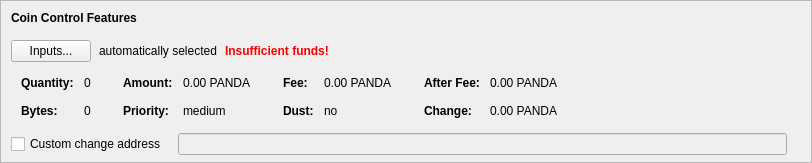
    <widget class="QFrame" name="frameCoinControl">
     <property name="sizePolicy">
      <sizepolicy hsizetype="Expanding" vsizetype="Expanding">
       <horstretch>0</horstretch>
       <verstretch>0</verstretch>
      </sizepolicy>
     </property>
     <property name="maximumSize">
      <size>
       <width>16777215</width>
       <height>16777215</height>
      </size>
     </property>
     <property name="frameShape">
      <enum>QFrame::StyledPanel</enum>
     </property>
     <property name="frameShadow">
      <enum>QFrame::Sunken</enum>
     </property>
     <layout class="QVBoxLayout" name="verticalLayoutCoinControl2">
      <property name="spacing">
       <number>0</number>
      </property>
      <property name="leftMargin">
       <number>0</number>
      </property>
      <property name="topMargin">
       <number>0</number>
      </property>
      <property name="rightMargin">
       <number>0</number>
      </property>
      <property name="bottomMargin">
       <number>6</number>
      </property>
      <item>
       <layout class="QVBoxLayout" name="verticalLayoutCoinControl" stretch="0,0,0,0,1">
        <property name="spacing">
         <number>0</number>
        </property>
        <property name="leftMargin">
         <number>10</number>
        </property>
        <property name="topMargin">
         <number>10</number>
        </property>
        <item>
         <layout class="QHBoxLayout" name="horizontalLayoutCoinControl1">
          <property name="bottomMargin">
           <number>15</number>
          </property>
          <item>
           <widget class="QLabel" name="labelCoinControlFeatures">
            <property name="sizePolicy">
             <sizepolicy hsizetype="Preferred" vsizetype="Maximum">
              <horstretch>0</horstretch>
              <verstretch>0</verstretch>
             </sizepolicy>
            </property>
            <property name="font">
             <font>
              <weight>75</weight>
              <bold>true</bold>
             </font>
            </property>
            <property name="styleSheet">
             <string notr="true">font-weight:bold;</string>
            </property>
            <property name="text">
             <string>Coin Control Features</string>
            </property>
           </widget>
          </item>
         </layout>
        </item>
        <item>
         <layout class="QHBoxLayout" name="horizontalLayoutCoinControl2" stretch="0,0,0,0">
          <property name="spacing">
           <number>8</number>
          </property>
          <property name="bottomMargin">
           <number>10</number>
          </property>
          <item>
           <widget class="QPushButton" name="pushButtonCoinControl">
            <property name="styleSheet">
             <string notr="true"/>
            </property>
            <property name="text">
             <string>Inputs...</string>
            </property>
            <property name="autoDefault">
             <bool>false</bool>
            </property>
           </widget>
          </item>
          <item>
           <widget class="QLabel" name="labelCoinControlAutomaticallySelected">
            <property name="text">
             <string>automatically selected</string>
            </property>
            <property name="margin">
             <number>5</number>
            </property>
           </widget>
          </item>
          <item>
           <widget class="QLabel" name="labelCoinControlInsuffFunds">
            <property name="font">
             <font>
              <weight>75</weight>
              <bold>true</bold>
             </font>
            </property>
            <property name="styleSheet">
             <string notr="true">color:red;font-weight:bold;</string>
            </property>
            <property name="text">
             <string>Insufficient funds!</string>
            </property>
            <property name="margin">
             <number>5</number>
            </property>
           </widget>
          </item>
          <item>
           <spacer name="horizontalSpacerCoinControl">
            <property name="orientation">
             <enum>Qt::Horizontal</enum>
            </property>
            <property name="sizeHint" stdset="0">
             <size>
              <width>40</width>
              <height>1</height>
             </size>
            </property>
           </spacer>
          </item>
         </layout>
        </item>
        <item>
         <widget class="QWidget" name="widgetCoinControl" native="true">
          <property name="sizePolicy">
           <sizepolicy hsizetype="Preferred" vsizetype="Preferred">
            <horstretch>0</horstretch>
            <verstretch>0</verstretch>
           </sizepolicy>
          </property>
          <property name="minimumSize">
           <size>
            <width>0</width>
            <height>0</height>
           </size>
          </property>
          <property name="styleSheet">
           <string notr="true"/>
          </property>
          <layout class="QHBoxLayout" name="horizontalLayoutCoinControl5">
           <property name="leftMargin">
            <number>0</number>
           </property>
           <property name="topMargin">
            <number>0</number>
           </property>
           <property name="rightMargin">
            <number>0</number>
           </property>
           <property name="bottomMargin">
            <number>0</number>
           </property>
           <item>
            <layout class="QHBoxLayout" name="horizontalLayoutCoinControl3" stretch="0,0,0,1">
             <property name="spacing">
              <number>20</number>
             </property>
             <property name="topMargin">
              <number>0</number>
             </property>
             <property name="bottomMargin">
              <number>10</number>
             </property>
             <item>
              <layout class="QFormLayout" name="formLayoutCoinControl1">
               <property name="horizontalSpacing">
                <number>10</number>
               </property>
               <property name="verticalSpacing">
                <number>14</number>
               </property>
               <property name="leftMargin">
                <number>10</number>
               </property>
               <property name="topMargin">
                <number>4</number>
               </property>
               <property name="rightMargin">
                <number>6</number>
               </property>
               <item row="0" column="0">
                <widget class="QLabel" name="labelCoinControlQuantityText">
                 <property name="font">
                  <font>
                   <weight>75</weight>
                   <bold>true</bold>
                  </font>
                 </property>
                 <property name="text">
                  <string>Quantity:</string>
                 </property>
                 <property name="margin">
                  <number>0</number>
                 </property>
                </widget>
               </item>
               <item row="0" column="1">
                <widget class="QLabel" name="labelCoinControlQuantity">
                 <property name="cursor">
                  <cursorShape>IBeamCursor</cursorShape>
                 </property>
                 <property name="contextMenuPolicy">
                  <enum>Qt::ActionsContextMenu</enum>
                 </property>
                 <property name="text">
                  <string notr="true">0</string>
                 </property>
                 <property name="margin">
                  <number>0</number>
                 </property>
                 <property name="textInteractionFlags">
                  <set>Qt::LinksAccessibleByMouse|Qt::TextSelectableByKeyboard|Qt::TextSelectableByMouse</set>
                 </property>
                </widget>
               </item>
               <item row="1" column="0">
                <widget class="QLabel" name="labelCoinControlBytesText">
                 <property name="font">
                  <font>
                   <weight>75</weight>
                   <bold>true</bold>
                  </font>
                 </property>
                 <property name="text">
                  <string>Bytes:</string>
                 </property>
                </widget>
               </item>
               <item row="1" column="1">
                <widget class="QLabel" name="labelCoinControlBytes">
                 <property name="cursor">
                  <cursorShape>IBeamCursor</cursorShape>
                 </property>
                 <property name="contextMenuPolicy">
                  <enum>Qt::ActionsContextMenu</enum>
                 </property>
                 <property name="text">
                  <string notr="true">0</string>
                 </property>
                 <property name="textInteractionFlags">
                  <set>Qt::LinksAccessibleByMouse|Qt::TextSelectableByKeyboard|Qt::TextSelectableByMouse</set>
                 </property>
                </widget>
               </item>
              </layout>
             </item>
             <item>
              <layout class="QFormLayout" name="formLayoutCoinControl2">
               <property name="horizontalSpacing">
                <number>10</number>
               </property>
               <property name="verticalSpacing">
                <number>14</number>
               </property>
               <property name="leftMargin">
                <number>6</number>
               </property>
               <property name="topMargin">
                <number>4</number>
               </property>
               <property name="rightMargin">
                <number>6</number>
               </property>
               <item row="0" column="0">
                <widget class="QLabel" name="labelCoinControlAmountText">
                 <property name="font">
                  <font>
                   <weight>75</weight>
                   <bold>true</bold>
                  </font>
                 </property>
                 <property name="text">
                  <string>Amount:</string>
                 </property>
                 <property name="margin">
                  <number>0</number>
                 </property>
                </widget>
               </item>
               <item row="0" column="1">
                <widget class="QLabel" name="labelCoinControlAmount">
                 <property name="cursor">
                  <cursorShape>IBeamCursor</cursorShape>
                 </property>
                 <property name="contextMenuPolicy">
                  <enum>Qt::ActionsContextMenu</enum>
                 </property>
                 <property name="text">
                  <string notr="true">0.00 PANDA</string>
                 </property>
                 <property name="textInteractionFlags">
                  <set>Qt::LinksAccessibleByMouse|Qt::TextSelectableByKeyboard|Qt::TextSelectableByMouse</set>
                 </property>
                </widget>
               </item>
               <item row="1" column="0">
                <widget class="QLabel" name="labelCoinControlPriorityText">
                 <property name="font">
                  <font>
                   <weight>75</weight>
                   <bold>true</bold>
                  </font>
                 </property>
                 <property name="text">
                  <string>Priority:</string>
                 </property>
                </widget>
               </item>
               <item row="1" column="1">
                <widget class="QLabel" name="labelCoinControlPriority">
                 <property name="cursor">
                  <cursorShape>IBeamCursor</cursorShape>
                 </property>
                 <property name="contextMenuPolicy">
                  <enum>Qt::ActionsContextMenu</enum>
                 </property>
                 <property name="text">
                  <string>medium</string>
                 </property>
                 <property name="textInteractionFlags">
                  <set>Qt::LinksAccessibleByMouse|Qt::TextSelectableByKeyboard|Qt::TextSelectableByMouse</set>
                 </property>
                </widget>
               </item>
              </layout>
             </item>
             <item>
              <layout class="QFormLayout" name="formLayoutCoinControl3">
               <property name="horizontalSpacing">
                <number>10</number>
               </property>
               <property name="verticalSpacing">
                <number>14</number>
               </property>
               <property name="leftMargin">
                <number>6</number>
               </property>
               <property name="topMargin">
                <number>4</number>
               </property>
               <property name="rightMargin">
                <number>6</number>
               </property>
               <item row="0" column="0">
                <widget class="QLabel" name="labelCoinControlFeeText">
                 <property name="font">
                  <font>
                   <weight>75</weight>
                   <bold>true</bold>
                  </font>
                 </property>
                 <property name="text">
                  <string>Fee:</string>
                 </property>
                 <property name="margin">
                  <number>0</number>
                 </property>
                </widget>
               </item>
               <item row="0" column="1">
                <widget class="QLabel" name="labelCoinControlFee">
                 <property name="cursor">
                  <cursorShape>IBeamCursor</cursorShape>
                 </property>
                 <property name="contextMenuPolicy">
                  <enum>Qt::ActionsContextMenu</enum>
                 </property>
                 <property name="text">
                  <string notr="true">0.00 PANDA</string>
                 </property>
                 <property name="textInteractionFlags">
                  <set>Qt::LinksAccessibleByMouse|Qt::TextSelectableByKeyboard|Qt::TextSelectableByMouse</set>
                 </property>
                </widget>
               </item>
               <item row="1" column="0">
                <widget class="QLabel" name="labelCoinControlLowOutputText">
                 <property name="font">
                  <font>
                   <weight>75</weight>
                   <bold>true</bold>
                  </font>
                 </property>
                 <property name="text">
                  <string>Dust:</string>
                 </property>
                </widget>
               </item>
               <item row="1" column="1">
                <widget class="QLabel" name="labelCoinControlLowOutput">
                 <property name="cursor">
                  <cursorShape>IBeamCursor</cursorShape>
                 </property>
                 <property name="contextMenuPolicy">
                  <enum>Qt::ActionsContextMenu</enum>
                 </property>
                 <property name="text">
                  <string>no</string>
                 </property>
                 <property name="textInteractionFlags">
                  <set>Qt::LinksAccessibleByMouse|Qt::TextSelectableByKeyboard|Qt::TextSelectableByMouse</set>
                 </property>
                </widget>
               </item>
              </layout>
             </item>
             <item>
              <layout class="QFormLayout" name="formLayoutCoinControl4">
               <property name="horizontalSpacing">
                <number>10</number>
               </property>
               <property name="verticalSpacing">
                <number>14</number>
               </property>
               <property name="leftMargin">
                <number>6</number>
               </property>
               <property name="topMargin">
                <number>4</number>
               </property>
               <property name="rightMargin">
                <number>6</number>
               </property>
               <item row="0" column="0">
                <widget class="QLabel" name="labelCoinControlAfterFeeText">
                 <property name="font">
                  <font>
                   <weight>75</weight>
                   <bold>true</bold>
                  </font>
                 </property>
                 <property name="text">
                  <string>After Fee:</string>
                 </property>
                 <property name="margin">
                  <number>0</number>
                 </property>
                </widget>
               </item>
               <item row="0" column="1">
                <widget class="QLabel" name="labelCoinControlAfterFee">
                 <property name="cursor">
                  <cursorShape>IBeamCursor</cursorShape>
                 </property>
                 <property name="contextMenuPolicy">
                  <enum>Qt::ActionsContextMenu</enum>
                 </property>
                 <property name="text">
                  <string notr="true">0.00 PANDA</string>
                 </property>
                 <property name="textInteractionFlags">
                  <set>Qt::LinksAccessibleByMouse|Qt::TextSelectableByKeyboard|Qt::TextSelectableByMouse</set>
                 </property>
                </widget>
               </item>
               <item row="1" column="0">
                <widget class="QLabel" name="labelCoinControlChangeText">
                 <property name="font">
                  <font>
                   <weight>75</weight>
                   <bold>true</bold>
                  </font>
                 </property>
                 <property name="text">
                  <string>Change:</string>
                 </property>
                </widget>
               </item>
               <item row="1" column="1">
                <widget class="QLabel" name="labelCoinControlChange">
                 <property name="cursor">
                  <cursorShape>IBeamCursor</cursorShape>
                 </property>
                 <property name="contextMenuPolicy">
                  <enum>Qt::ActionsContextMenu</enum>
                 </property>
                 <property name="text">
                  <string notr="true">0.00 PANDA</string>
                 </property>
                 <property name="textInteractionFlags">
                  <set>Qt::LinksAccessibleByMouse|Qt::TextSelectableByKeyboard|Qt::TextSelectableByMouse</set>
                 </property>
                </widget>
               </item>
              </layout>
             </item>
            </layout>
           </item>
          </layout>
         </widget>
        </item>
        <item>
         <layout class="QHBoxLayout" name="horizontalLayoutCoinControl4" stretch="0,0,0">
          <property name="spacing">
           <number>12</number>
          </property>
          <property name="sizeConstraint">
           <enum>QLayout::SetDefaultConstraint</enum>
          </property>
          <property name="topMargin">
           <number>5</number>
          </property>
          <property name="rightMargin">
           <number>5</number>
          </property>
          <item>
           <widget class="QCheckBox" name="checkBoxCoinControlChange">
            <property name="toolTip">
             <string>If this is activated, but the change address is empty or invalid, change will be sent to a newly generated address.</string>
            </property>
            <property name="text">
             <string>Custom change address</string>
            </property>
           </widget>
          </item>
          <item>
           <widget class="QValidatedLineEdit" name="lineEditCoinControlChange">
            <property name="enabled">
             <bool>false</bool>
            </property>
            <property name="sizePolicy">
             <sizepolicy hsizetype="Expanding" vsizetype="Fixed">
              <horstretch>0</horstretch>
              <verstretch>0</verstretch>
             </sizepolicy>
            </property>
           </widget>
          </item>
          <item>
           <widget class="QLabel" name="labelCoinControlChangeLabel">
            <property name="sizePolicy">
             <sizepolicy hsizetype="Preferred" vsizetype="Expanding">
              <horstretch>0</horstretch>
              <verstretch>0</verstretch>
             </sizepolicy>
            </property>
            <property name="minimumSize">
             <size>
              <width>0</width>
              <height>0</height>
             </size>
            </property>
            <property name="text">
             <string/>
            </property>
            <property name="margin">
             <number>3</number>
            </property>
           </widget>
          </item>
         </layout>
        </item>
        <item>
         <spacer name="verticalSpacerCoinControl">
          <property name="orientation">
           <enum>Qt::Vertical</enum>
          </property>
          <property name="sizeHint" stdset="0">
           <size>
            <width>800</width>
            <height>1</height>
           </size>
          </property>
         </spacer>
        </item>
       </layout>
      </item>
     </layout>
    </widget>
